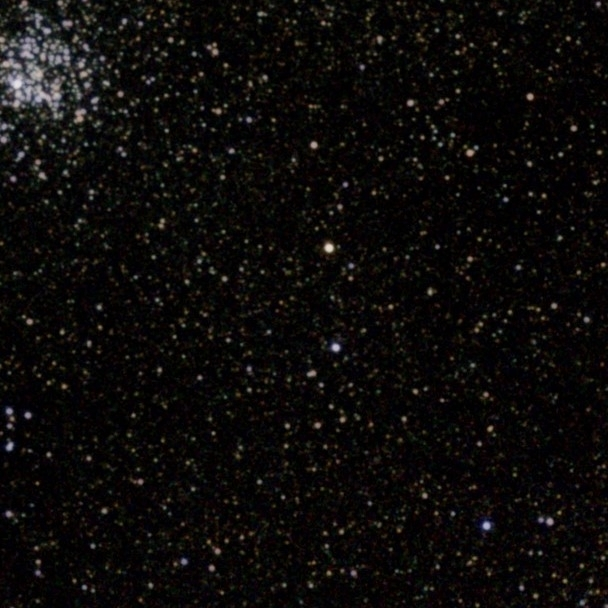
#> input picture RL-Restore/data/DeepSpaceYoloDataset/1062.jpg, 608 x 608 px; its folder holds only this picture in this run
$ python generate_train.py --input_dir ../DeepSpaceYoloDataset
#> lines starting #> are read from the running program, lines starting #| are printed output that depends on the picture
import os
import sys
import shutil
sys.path.append(os.path.dirname(os.path.dirname(os.path.dirname(os.path.abspath(__file__)))))  # Add root dir to path
import h5py
import numpy as np
from PIL import Image
import cv2
from tqdm import tqdm
import random
from scipy.ndimage import gaussian_filter
import io
from config import EnvironmentConfig

def get_free_space(path):
    """Get free space in GB"""
    stats = shutil.disk_usage(path)
    return stats.free / (2**30)  # Convert to GB

def estimate_size_per_image(patch_size=63, stride=96):
    """Estimate size in GB for one image"""
    # Calculate approximate patches per image
    avg_image_size = 1024  # Assume average image size
    patches_per_image = ((avg_image_size - patch_size) // stride + 1) ** 2
    # Size per patch (H x W x C x float32)
    patch_size_bytes = patch_size * patch_size * 3 * 4
    # Total for both clean and degraded
    total_bytes = patches_per_image * patch_size_bytes * 2
    return total_bytes / (2**30)  # Convert to GB

def create_degraded_image(image, blur_sigma, noise_sigma, jpg_quality):
    """Apply degradations to image with focus on astronomical imaging characteristics"""
    # Convert to float32
    img = np.array(image).astype(np.float32) / 255.0

    # Apply minimal Gaussian blur (for PSF simulation)
    if blur_sigma > 0:
        img = gaussian_filter(img, sigma=[blur_sigma, blur_sigma, 0])

    # Apply Gaussian noise (simulates readout noise)
    if noise_sigma > 0:
        noise = np.random.normal(0, noise_sigma/255.0, img.shape)
        img = np.clip(img + noise, 0, 1)

    # No JPEG compression for astronomical images
    # Just ensure the image is in the correct range
    img = np.clip(img, 0, 1)

    return img

def extract_patches(image, patch_size=63, stride=96):
    """Extract patches from image"""
    h, w, c = image.shape
    patches = []

    for i in range(0, h - patch_size + 1, stride):
        for j in range(0, w - patch_size + 1, stride):
            patch = image[i:i + patch_size, j:j + patch_size, :]
            patches.append(patch)

    return np.array(patches)

def process_images(image_files, output_file, config, patch_size=63, stride=96, chunk_size=500):
#> called with output_file = 'data/train/star_train.h5', patch_size = 63, stride = 96, chunk_size = 500
    total_patches = 0
    current_batch_degraded = []
    current_batch_clean = []
    with h5py.File(output_file, 'w') as f:
        f.create_dataset('data', shape=(0, patch_size, patch_size, 3),
                        maxshape=(None, patch_size, patch_size, 3),
                        chunks=(chunk_size, patch_size, patch_size, 3),
                        dtype=np.float32)
        f.create_dataset('label', shape=(0, patch_size, patch_size, 3),
                        maxshape=(None, patch_size, patch_size, 3),
                        chunks=(chunk_size, patch_size, patch_size, 3),
                        dtype=np.float32)
    for img_file in tqdm(image_files):
        try:
            img = Image.open(img_file).convert('RGB')
#> img is the input picture: PIL image 608x608 RGB; mean R, G, B 13, 11.1, 10.1
            img_np = np.array(img)
            for scale in range(3):
                if scale > 0:
                    scale_factor = 2/(scale + 1)
                    h, w = int(img_np.shape[0] * scale_factor), int(img_np.shape[1] * scale_factor)
                    img_scaled = cv2.resize(img_np, (w, h), interpolation=cv2.INTER_CUBIC)
                else:
                    img_scaled = img_np
                blur_sigma = np.random.choice(config.ASTRO_BLUR_RANGE)
                noise_sigma = np.random.choice(config.ASTRO_NOISE_RANGE)
                degraded = create_degraded_image(img_scaled, blur_sigma, noise_sigma, config.ASTRO_JPG_QUALITY[0])
                clean_patch_batch = extract_patches(img_scaled.astype(np.float32) / 255.0, patch_size, stride)
                degraded_patch_batch = extract_patches(degraded, patch_size, stride)
                current_batch_degraded.extend(degraded_patch_batch)
                current_batch_clean.extend(clean_patch_batch)
                if len(current_batch_degraded) >= chunk_size:
                    with h5py.File(output_file, 'a') as f:
                        degraded_array = np.array(current_batch_degraded)
                        clean_array = np.array(current_batch_clean)
                        f['data'].resize((total_patches + len(degraded_array), patch_size, patch_size, 3))
                        f['label'].resize((total_patches + len(clean_array), patch_size, patch_size, 3))
                        f['data'][total_patches:total_patches + len(degraded_array)] = degraded_array
                        f['label'][total_patches:total_patches + len(clean_array)] = clean_array
                        total_patches += len(degraded_array)
                    current_batch_degraded = []
                    current_batch_clean = []
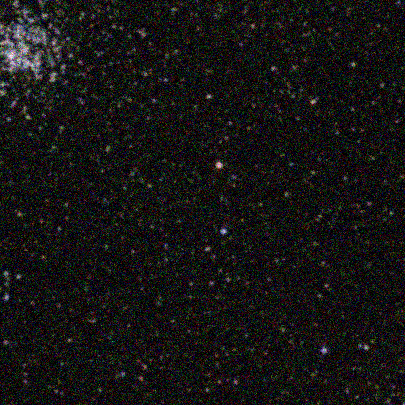
#> degraded: shape (405, 405, 3) float64; mean R, G, B 0.0883, 0.0835, 0.0811
#> after the loop, current_batch_clean = 88 items; current_batch_degraded = 88 items; total_patches = 0
        except Exception as e:
            print(f"Error processing {img_file}: {str(e)}")
            continue
    if current_batch_degraded:
        with h5py.File(output_file, 'a') as f:
            degraded_array = np.array(current_batch_degraded)
            clean_array = np.array(current_batch_clean)
            f['data'].resize((total_patches + len(degraded_array), patch_size, patch_size, 3))
            f['label'].resize((total_patches + len(clean_array), patch_size, patch_size, 3))
            f['data'][total_patches:total_patches + len(degraded_array)] = degraded_array
            f['label'][total_patches:total_patches + len(clean_array)] = clean_array
            total_patches += len(degraded_array)
#> total_patches = 88
    print(f"\nTotal patches generated: {total_patches}")
#| Total patches generated: 88
    print(f"Saved to {output_file}")

if __name__ == "__main__":
    import argparse
    parser = argparse.ArgumentParser(description='Generate train/val split for DeepSpaceYoloDataset')
    parser.add_argument('--input_dir', required=True, help='Input directory containing all images')
    parser.add_argument('--train_output', default='data/train/star_train.h5', help='Output HDF5 file for training')
    parser.add_argument('--val_output', default='data/valid/validation.h5', help='Output HDF5 file for validation')
    parser.add_argument('--val_split', type=float, default=0.2, help='Fraction of images for validation (default 0.2)')
    parser.add_argument('--max_val_images', type=int, default=None, help='Maximum number of validation images to use')
    parser.add_argument('--max_train_images', type=int, default=None, help='Maximum number of training images to use')
    args = parser.parse_args()

    config = EnvironmentConfig()
    all_images = [os.path.join(args.input_dir, f) for f in os.listdir(args.input_dir) if f.lower().endswith(('.png', '.jpg', '.jpeg'))]
    random.shuffle(all_images)
    val_size = int(len(all_images) * args.val_split)
    val_images = all_images[:val_size]
    train_images = all_images[val_size:]

    if args.max_val_images is not None:
        val_images = val_images[:args.max_val_images]
    if args.max_train_images is not None:
        train_images = train_images[:args.max_train_images]

    print(f"Total images: {len(all_images)} | Train: {len(train_images)} | Val: {len(val_images)}")
    os.makedirs(os.path.dirname(args.train_output), exist_ok=True)
    os.makedirs(os.path.dirname(args.val_output), exist_ok=True)
    print("Processing training set...")
    process_images(train_images, args.train_output, config)
    print("Processing validation set...")
    process_images(val_images, args.val_output, config)

$ run again, on RL-Restore/data/test/moderate_gt/2666_scale0_patch17.png
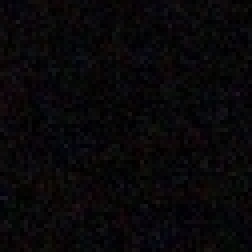
#> input picture RL-Restore/data/test/moderate_gt/2666_scale0_patch17.png, 63 x 63 px (shown 4 times larger)
#> in process_images, img is the input picture: PIL image 63x63 RGB; mean R, G, B 8.7, 7.3, 9
#> the loop in process_images, `for scale in range(3):` made 3 passes
#> pass 1, in create_degraded_image, `img = gaussian_filter(img, sigma=[blur_sigma, blur_sigma, 0])`:
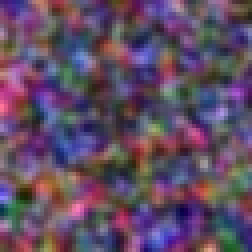
#> img: shape (63, 63, 3) float32 (shown 4 times larger); mean R, G, B 0.0342, 0.0285, 0.0352; drawn with min black and max white
#> after the loop in process_images, `for scale in range(3):`:
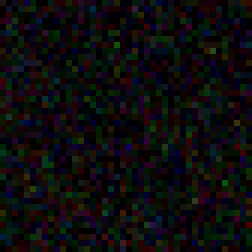
#> degraded: shape (42, 42, 3) float64 (shown 6 times larger); mean R, G, B 0.0517, 0.0484, 0.0504
#> after the loop in process_images, `for scale in range(3):`: current_batch_clean = 2 items; total_patches = 0

$ run again, on RL-Restore/data/test/moderate_in/2666_scale0_patch10.png
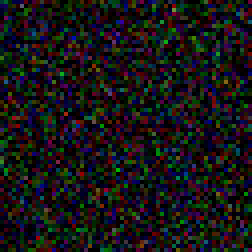
#> input picture RL-Restore/data/test/moderate_in/2666_scale0_patch10.png, 63 x 63 px (shown 4 times larger)
#> in process_images, img is the input picture: PIL image 63x63 RGB; mean R, G, B 23.2, 21.6, 23.3
#> after the loop in process_images, `for scale in range(3):`:
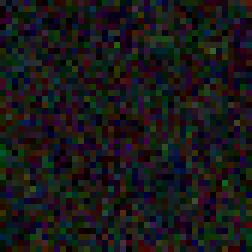
#> degraded: shape (42, 42, 3) float64 (shown 6 times larger); mean R, G, B 0.0998, 0.0958, 0.0964
#> after the loop in process_images, `for scale in range(3):`:
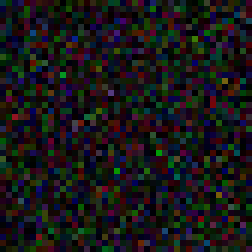
#> img_scaled: shape (42, 42, 3) (shown 6 times larger); mean R, G, B 24.2, 22.9, 23.9
#> after the loop in process_images, `for scale in range(3):`: current_batch_clean = 2 items; total_patches = 0
#> in process_images, `total_patches += len(degraded_array)`: total_patches = 2
#| Total patches generated: 2

$ run again, on RL-Restore/data/DeepSpaceYoloDataset/1103.jpg
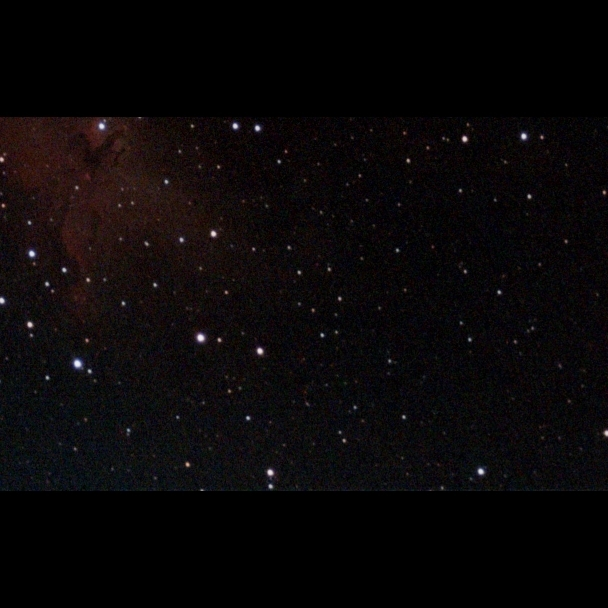
#> input picture RL-Restore/data/DeepSpaceYoloDataset/1103.jpg, 608 x 608 px
#> in process_images, img is the input picture: PIL image 608x608 RGB; mean R, G, B 10, 7.2, 8.1
#> after the loop in process_images, `for scale in range(3):`:
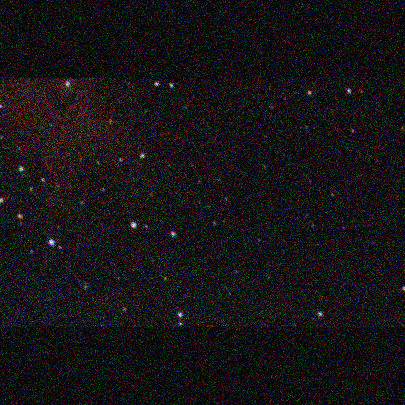
#> degraded: shape (405, 405, 3) float64; mean R, G, B 0.0796, 0.0717, 0.0741
#> after the loop in process_images, `for scale in range(3):`: current_batch_clean = 88 items; total_patches = 0
#> in process_images, `total_patches += len(degraded_array)`: total_patches = 88
#| Total patches generated: 88
